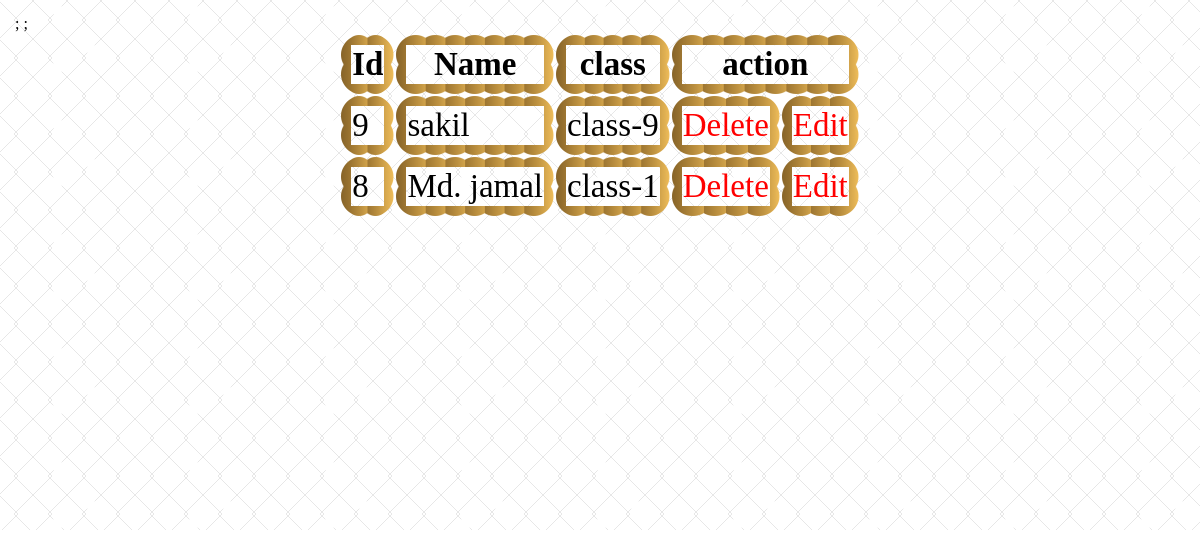
Screenshot of /admin/studentList-Admin-admition.php with the database file from the repository.
### tables this page shows
CREATE TABLE `newstudentadmition` (
  `id` int(255) NOT NULL,
  `name` varchar(35) NOT NULL,
  `fathersName` varchar(35) NOT NULL,
  `address` varchar(255) NOT NULL,
  `phoneNumber` varchar(18) NOT NULL,
  `class` varchar(18) NOT NULL,
  `gender` varchar(10) NOT NULL,
  `birthOfDate` varchar(50) NOT NULL,
  `password` varchar(100) NOT NULL
);

### admin/studentList-Admin-admition.php (the view, shortened to what this page needs)
<html>
	<?php
	include "../head.php";
	?>
	<body>
<div class="fixdisplay" style=' position:fixed; z-index:9999999999999999; height:100%; width:100%; bottom:0; overflow:auto; background:white;'>
		<section class="form">
			<?php
			$servername = "localhost";
			$username = "root";
			$password = "";
			$dbname = "ibitbogura";
			$conn = new mysqli($servername, $username, $password, $dbname);
			$sql = "SELECT * FROM newstudentadmition ORDER BY id DESC";
			$result = $conn->query($sql);
				?>
				<?php
			if ($result->num_rows > 0) {
				?>
				<table style='margin:auto; font-size:33px;' >
					<tr>
						<th>Id</th>
						<th>Name</th>
						<th>class</th>
						<th colspan='2'>action</th>
					</tr>
				<?php
				while($row = $result->fetch_assoc()) {
					?>
					<tr>
						<td><?php echo $row['id']; ?></td>
						<td><?php echo $row['name']; ?></td>
						<td><?php echo $row['class']; ?></td>
						<td> <a style='text-decoration:none; color:red;'  href='studentList-Admin-admition.php?id=<?php echo $row["id"];?>'  >Delete</a></td>
						<td> <a style='text-decoration:none; color:red;' target="_blank" href='update-admition.php?id=<?php echo $row["id"];?>'  >Edit</a></td>
					</tr>;
				<?php
				}
				?>
				</table> <br /><br /><br />
				<?php
			} else {
				echo "0 results";
			}
			?>
		</section>
</div>
</body>
</html>

### style/style.css (style rules this page uses)
* { margin:0; }
section.form { min-height:500px; overflow:hidden; background-image: url("http://localhost/www.sfafdm.com/img/chainlink.gif") ; background-attachment: fixed; padding:15px; }
table { empty-cells: hide; }

### admin/studentList-Admin-admition.php (style rules this page uses)
section.form td,th { border:10px solid green; border-image: url(border.png) 20 round; }

### rows the page displays
newstudentadmition: id "9", name "sakil", class "class-9"
newstudentadmition: id "8", name "Md. jamal", class "class-1"
